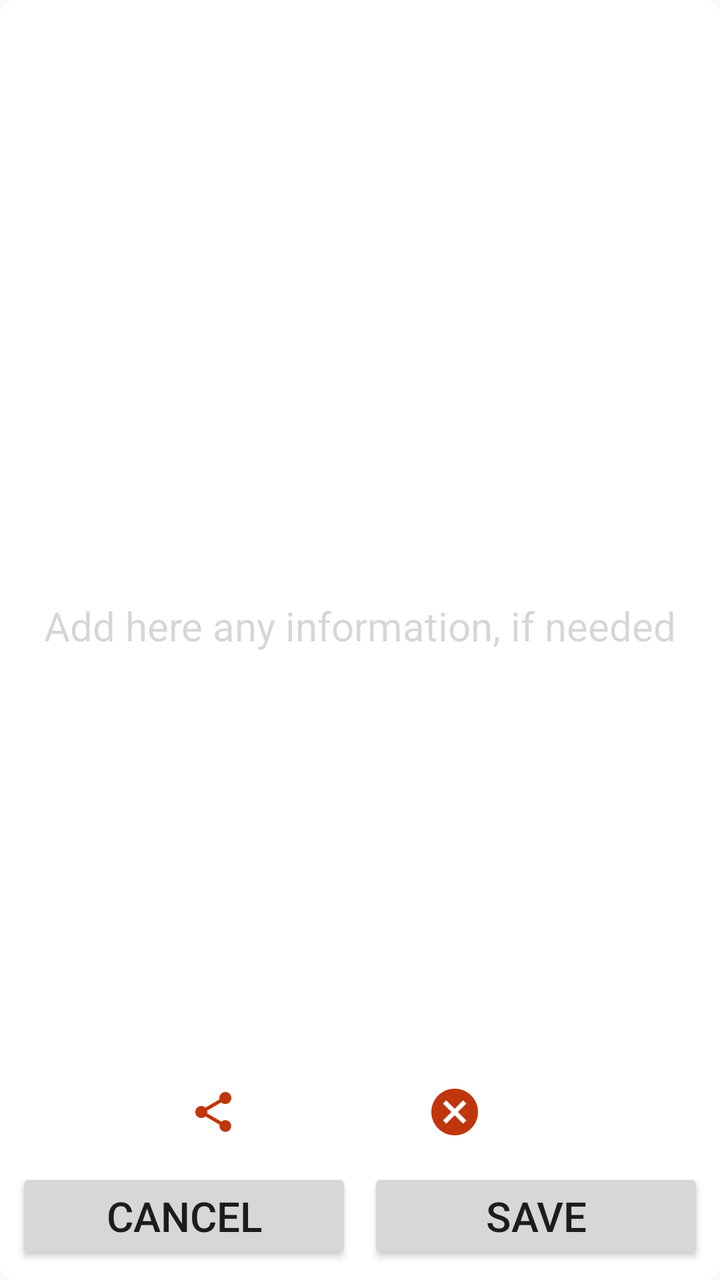
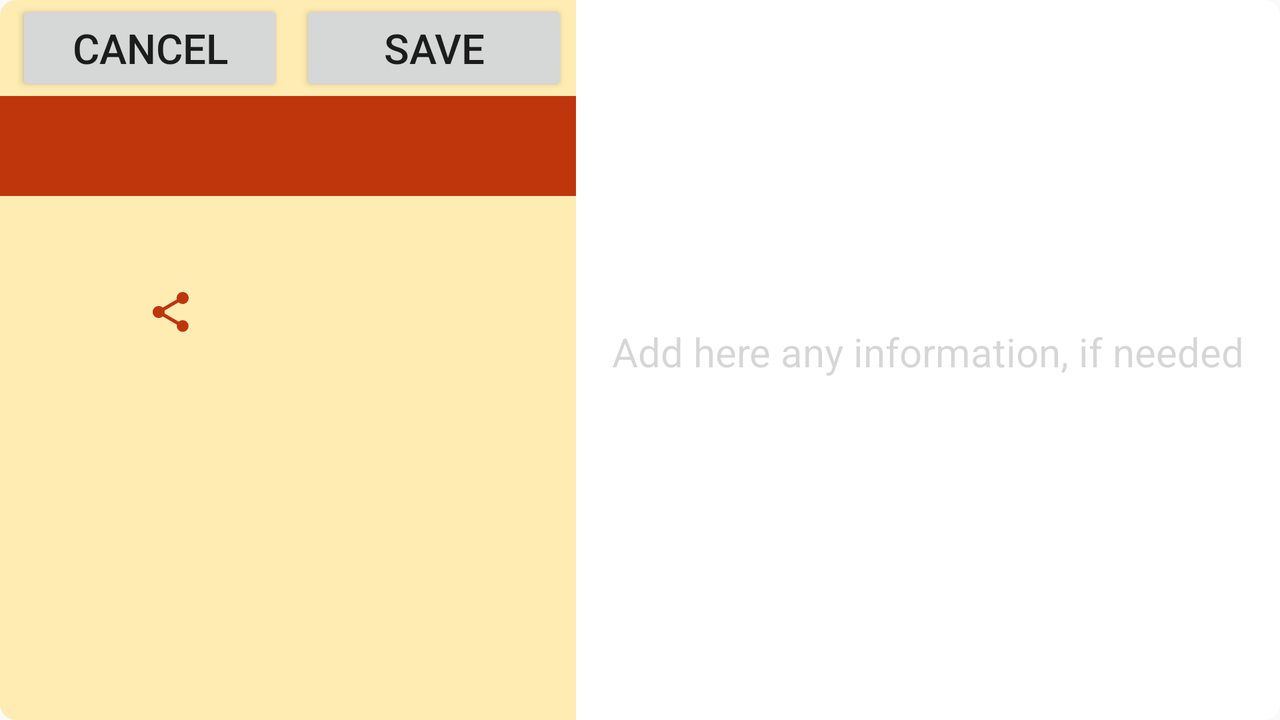

An Android layout and its configuration variant, each rendered on a device that would load it. The default file and the variant file are quoted in full after the pictures.
<!-- AndroidManifest.xml: application theme WFTheme -->
<!-- res/layout/dude_edit_fragment.xml -->
<?xml version="1.0" encoding="utf-8"?>
<android.support.constraint.ConstraintLayout xmlns:android="http://schemas.android.com/apk/res/android"
    android:layout_width="match_parent"
    android:layout_height="match_parent"
    android:clickable="false"
    xmlns:app="http://schemas.android.com/apk/res-auto"
    >

    <TextView
        android:id="@+id/dude_fragment_background"
        android:layout_width="match_parent"
        android:layout_height="match_parent"
        android:background="@drawable/background_fragment"
        app:layout_constraintLeft_toLeftOf="parent"
        app:layout_constraintRight_toRightOf="parent"
        app:layout_constraintTop_toTopOf="parent"
        app:layout_constraintBottom_toBottomOf="parent"
        />

    <android.support.constraint.Guideline
        android:id="@+id/dude_fragment_guide_vertical_50"
        android:layout_width="wrap_content"
        android:layout_height="wrap_content"
        android:orientation="vertical"
        app:layout_constraintGuide_percent="0.5"
        />

    <android.support.constraint.Guideline
        android:id="@+id/dude_fragment_guide_vertical_70"
        android:layout_width="wrap_content"
        android:layout_height="wrap_content"
        android:orientation="vertical"
        app:layout_constraintGuide_percent="0.7"
        />



    <TextView
        android:id="@+id/dude_fragment_color_header"
        android:layout_width="0dp"
        android:layout_height="50dp"
        android:background="@drawable/background_fragment_top_whore"
        app:layout_constraintLeft_toLeftOf="parent"
        app:layout_constraintRight_toRightOf="parent"
        app:layout_constraintTop_toTopOf="parent"
        />

    <TextView
        android:id="@+id/dude_fragment_textview_header"
        android:layout_width="0dp"
        android:layout_height="50dp"
        android:textColor="@color/colorPrimaryLight"
        android:textStyle="bold"
        android:paddingLeft="12dp"
        android:paddingRight="12dp"
        android:maxLines="1"
        app:autoSizeTextType="uniform"
        app:layout_constraintLeft_toLeftOf="parent"
        app:layout_constraintRight_toLeftOf="@id/dude_fragment_textview_index"
        app:layout_constraintTop_toTopOf="parent"
        />

    <TextView
        android:id="@+id/dude_fragment_textview_index"
        android:layout_width="60dp"
        android:layout_height="34dp"
        android:background="@drawable/background_fragment_index"
        android:textStyle="bold"
        android:gravity="center"
        android:layout_marginRight="8dp"
        android:layout_marginTop="8dp"
        android:maxLines="1"
        app:autoSizeTextType="uniform"
        app:layout_constraintRight_toRightOf="parent"
        app:layout_constraintTop_toTopOf="parent"
        />

    <Spinner
        android:id="@+id/dude_fragment_spinner_property"
        android:layout_width="0dp"
        android:layout_height="wrap_content"
        android:background="@color/colorPrimaryDark"
        app:layout_constraintLeft_toLeftOf="parent"
        app:layout_constraintRight_toRightOf="parent"
        app:layout_constraintTop_toBottomOf="@id/dude_fragment_textview_header"
        />


    <TextView
        android:id="@+id/dude_fragment_prompt_info"
        android:text="@string/info_prompt"
        android:textSize="20sp"
        android:layout_width="0dp"
        android:layout_height="0dp"
        android:layout_marginBottom="8dp"
        android:alpha="0.3"
        android:gravity="center"
        app:layout_constraintLeft_toLeftOf="parent"
        app:layout_constraintRight_toRightOf="parent"
        app:layout_constraintTop_toBottomOf="@id/dude_fragment_spinner_property"
        app:layout_constraintBottom_toTopOf="@id/dude_fragment_cancel_button"
        />

    <TextView
        android:id="@+id/dude_fragment_date_textview"

        android:layout_width="0dp"
        android:layout_height="30dp"

        android:gravity="center|left"
        android:paddingLeft="12dp"
        android:paddingRight="36dp"
        android:maxLines="1"
        app:autoSizeTextType="uniform"
        app:layout_constraintLeft_toLeftOf="parent"
        app:layout_constraintRight_toRightOf="parent"
        app:layout_constraintTop_toBottomOf="@id/dude_fragment_spinner_property"

        />


    <EditText
        android:id="@+id/dude_fragment_edittext_info"
        android:background="@android:color/transparent"
        android:layout_width="0dp"
        android:layout_height="0dp"
        android:imeOptions = "flagNoFullscreen"
        android:textCursorDrawable="@null"
        android:inputType="textCapSentences|textMultiLine"
        android:layout_marginBottom="8dp"
        android:gravity="top"
        android:paddingTop="12dp"
        android:paddingLeft="12dp"
        app:layout_constraintLeft_toLeftOf="parent"
        app:layout_constraintRight_toRightOf="parent"
        app:layout_constraintTop_toBottomOf="@id/dude_fragment_date_textview"
        app:layout_constraintBottom_toTopOf="@id/dude_fragment_icon_share"
        />

    <ImageView
        android:id="@+id/dude_fragment_icon_share"
        android:layout_width="24dp"
        android:layout_height="24dp"
        android:src="@drawable/ic_share_24dp_red"
        android:scaleType="centerCrop"
        android:layout_margin="16dp"
        app:layout_constraintLeft_toLeftOf="parent"
        app:layout_constraintRight_toLeftOf="@id/dude_fragment_icon_delete"
        app:layout_constraintTop_toBottomOf="@id/dude_fragment_edittext_info"
        app:layout_constraintBottom_toTopOf="@id/dude_fragment_cancel_button"
        />

    <ImageView
        android:id="@+id/dude_fragment_icon_delete"
        android:layout_width="28dp"
        android:layout_height="28dp"
        android:src="@drawable/ic_cancel_32dp_red"
        android:scaleType="centerCrop"
        android:layout_margin="16dp"
        app:layout_constraintLeft_toLeftOf="@id/dude_fragment_icon_share"
        app:layout_constraintRight_toRightOf="parent"
        app:layout_constraintTop_toTopOf="@id/dude_fragment_icon_share"
        app:layout_constraintBottom_toBottomOf="@id/dude_fragment_icon_share"
        />

    <Button
        android:id="@+id/dude_fragment_cancel_button"
        android:layout_width="0dp"
        android:layout_height="wrap_content"
        android:text="@string/button_cancel"
        android:layout_marginRight="4dp"
        android:layout_marginLeft="8dp"
        android:layout_marginBottom="8dp"
        android:maxLines="1"
        app:autoSizeTextType="uniform"
        app:layout_constraintTop_toBottomOf="@id/dude_fragment_icon_share"
        app:layout_constraintLeft_toLeftOf="parent"
        app:layout_constraintRight_toRightOf="@id/dude_fragment_guide_vertical_50"
        app:layout_constraintBottom_toBottomOf="parent"
        />

    <Button
        android:id="@+id/dude_fragment_save_button"
        android:layout_width="0dp"
        android:layout_height="wrap_content"
        android:text="@string/button_save"
        android:layout_marginLeft="4dp"
        android:layout_marginRight="8dp"
        android:layout_marginBottom="8dp"
        android:maxLines="1"
        app:autoSizeTextType="uniform"
        app:layout_constraintTop_toTopOf="@id/dude_fragment_cancel_button"
        app:layout_constraintLeft_toLeftOf="@id/dude_fragment_guide_vertical_50"
        app:layout_constraintRight_toRightOf="parent"
        app:layout_constraintBottom_toBottomOf="parent"
        />



</android.support.constraint.ConstraintLayout>
<!-- resources referenced by this layout -->
<resources>
  <color name="colorPrimaryDark">#FF6F00</color>
  <color name="colorPrimaryLight">#FFF8E1</color>
  <!-- drawable background_fragment (drawable) -->
  <?xml version="1.0" encoding="utf-8"?>
  <shape xmlns:android="http://schemas.android.com/apk/res/android"
      android:shape="rectangle"
      >
      <solid
          android:color="@android:color/white"
          />
      <corners
          android:radius="8dp"
          />
  
  </shape>
  <!-- drawable background_fragment_top_whore (drawable) -->
  <?xml version="1.0" encoding="utf-8"?>
  <shape xmlns:android="http://schemas.android.com/apk/res/android"
      android:shape="rectangle"
      >
      <solid
          android:color="@color/whore_dark_color"
          />
      <corners
          android:topLeftRadius="8dp"
          android:topRightRadius="8dp"
          />
  
  </shape>
  <!-- drawable ic_cancel_32dp_red (drawable) -->
  <vector
      android:height="32dp"
      android:viewportHeight="24.0"
      android:viewportWidth="24.0"
      android:width="32dp"
      xmlns:android="http://schemas.android.com/apk/res/android">
      <path android:fillColor="#BF360C"
          android:pathData="M12,2C6.47,2 2,6.47 2,12s4.47,10 10,10 10,-4.47 10,-10S17.53,2 12,2zM17,15.59L15.59,17 12,13.41 8.41,17 7,15.59 10.59,12 7,8.41 8.41,7 12,10.59 15.59,7 17,8.41 13.41,12 17,15.59z"/>
  </vector>
  <!-- drawable ic_share_24dp_red (drawable) -->
  <vector
      android:width="24dp"
      android:height="24dp"
      android:viewportHeight="24.0"
      android:viewportWidth="24.0"
      xmlns:android="http://schemas.android.com/apk/res/android"
      >
      <path
          android:fillColor="#BF360C"
          android:pathData="M18,16.08c-0.76,0 -1.44,0.3 -1.96,0.77L8.91,12.7c0.05,-0.23 0.09,-0.46 0.09,-0.7s-0.04,-0.47 -0.09,-0.7l7.05,-4.11c0.54,0.5 1.25,0.81 2.04,0.81 1.66,0 3,-1.34 3,-3s-1.34,-3 -3,-3 -3,1.34 -3,3c0,0.24 0.04,0.47 0.09,0.7L8.04,9.81C7.5,9.31 6.79,9 6,9c-1.66,0 -3,1.34 -3,3s1.34,3 3,3c0.79,0 1.5,-0.31 2.04,-0.81l7.12,4.16c-0.05,0.21 -0.08,0.43 -0.08,0.65 0,1.61 1.31,2.92 2.92,2.92 1.61,0 2.92,-1.31 2.92,-2.92s-1.31,-2.92 -2.92,-2.92z"
          />
  </vector>
  <string name="button_cancel">Cancel</string>
  <string name="button_save">Save</string>
  <string name="info_prompt">Add here any information, if needed</string>
  <style name="WFTheme" parent="Theme.AppCompat.Light.DarkActionBar">
  
          <item name="colorPrimary">@color/color_green1</item>
  
      </style>
</resources>
<!-- res/layout-land/dude_edit_fragment.xml (the repository's variant of the layout above) -->
<!-- drawn on the phone turned sideways -->
<?xml version="1.0" encoding="utf-8"?>
<android.support.constraint.ConstraintLayout xmlns:android="http://schemas.android.com/apk/res/android"
    android:layout_width="match_parent"
    android:layout_height="match_parent"
    xmlns:app="http://schemas.android.com/apk/res-auto">


    <TextView
        android:id="@+id/dude_fragment_background"
        android:layout_width="match_parent"
        android:layout_height="match_parent"
        android:background="@drawable/background_fragment"
        app:layout_constraintLeft_toLeftOf="parent"
        app:layout_constraintRight_toRightOf="parent"
        app:layout_constraintTop_toTopOf="parent"
        app:layout_constraintBottom_toBottomOf="parent"
        />

    <TextView
        android:id="@+id/land_dude_fragment_background_left"
        android:layout_width="0dp"
        android:layout_height="0dp"
        android:background="@drawable/land_background_fragment_left_whore"
        app:layout_constraintLeft_toLeftOf="parent"
        app:layout_constraintRight_toRightOf="@id/land_dude_fragment_guide_vertical_45"
        app:layout_constraintTop_toTopOf="parent"
        app:layout_constraintBottom_toBottomOf="parent"
        />

    <android.support.constraint.Guideline
        android:id="@+id/land_dude_fragment_guide_vertical_45"
        android:layout_width="wrap_content"
        android:layout_height="wrap_content"
        android:orientation="vertical"
        app:layout_constraintGuide_percent="0.45"
        />

    <android.support.constraint.Guideline
        android:id="@+id/land_dude_fragment_guide_horizontal_95"
        android:layout_width="wrap_content"
        android:layout_height="wrap_content"
        android:orientation="horizontal"
        app:layout_constraintGuide_percent="0.95"
        />


    <TextView
        android:id="@+id/dude_fragment_prompt_info"
        android:text="@string/info_prompt"
        android:textSize="20sp"
        android:layout_width="0dp"
        android:layout_height="0dp"
        android:layout_marginBottom="8dp"
        android:alpha="0.3"
        android:gravity="center"
        app:layout_constraintLeft_toLeftOf="@id/land_dude_fragment_guide_vertical_45"
        app:layout_constraintRight_toRightOf="parent"
        app:layout_constraintTop_toTopOf="parent"
        app:layout_constraintBottom_toBottomOf="parent"
        />

    <EditText
        android:id="@+id/dude_fragment_edittext_info"
        android:background="@android:color/transparent"
        android:imeOptions = "flagNoFullscreen"
        android:textCursorDrawable="@null"
        android:layout_width="0dp"
        android:layout_height="0dp"
        android:inputType="textCapSentences|textMultiLine"
        android:layout_marginBottom="8dp"
        android:gravity="top"
        android:paddingTop="12dp"
        android:paddingLeft="12dp"
        app:layout_constraintHeight_min="320dp"
        app:layout_constraintLeft_toLeftOf="@id/land_dude_fragment_guide_vertical_45"
        app:layout_constraintRight_toRightOf="parent"
        app:layout_constraintTop_toTopOf="parent"
        app:layout_constraintBottom_toBottomOf="parent"
        />

    <Button
        android:id="@+id/dude_fragment_cancel_button"
        android:layout_width="0dp"
        android:layout_height="wrap_content"
        android:text="@string/button_cancel"
        android:layout_marginLeft="8dp"
        android:layout_marginRight="4dp"
        android:layout_marginBottom="8dp"
        android:maxLines="1"
        app:autoSizeTextType="uniform"
        app:layout_constraintHorizontal_chainStyle="spread_inside"
        app:layout_constraintLeft_toLeftOf="parent"
        app:layout_constraintRight_toLeftOf="@id/dude_fragment_save_button"
        app:layout_constraintTop_toTopOf="parent"

        />

    <Button
        android:id="@+id/dude_fragment_save_button"
        android:layout_width="0dp"
        android:layout_height="wrap_content"
        android:text="@string/button_save"
        android:layout_marginLeft="4dp"
        android:layout_marginRight="4dp"
        android:layout_marginBottom="8dp"
        android:maxLines="1"
        app:autoSizeTextType="uniform"
        app:layout_constraintLeft_toRightOf="@id/dude_fragment_cancel_button"
        app:layout_constraintRight_toRightOf="@id/land_dude_fragment_guide_vertical_45"
        app:layout_constraintTop_toTopOf="parent"
        />

    <TextView
        android:id="@+id/dude_fragment_color_header"
        android:layout_width="0dp"
        android:layout_height="50dp"
        android:background="@color/colorOrangeDark"
        app:layout_constraintLeft_toLeftOf="parent"
        app:layout_constraintRight_toRightOf="@id/land_dude_fragment_guide_vertical_45"
        app:layout_constraintTop_toBottomOf="@id/dude_fragment_cancel_button"

        />

    <TextView
        android:id="@+id/dude_fragment_textview_header"
        android:layout_width="0dp"
        android:layout_height="50dp"
        android:textColor="@color/colorPrimaryLight"
        android:textStyle="bold"
        android:paddingLeft="12dp"
        android:paddingRight="12dp"
        android:maxLines="1"
        app:autoSizeTextType="uniform"
        app:layout_constraintLeft_toLeftOf="parent"
        app:layout_constraintRight_toLeftOf="@id/dude_fragment_textview_index"
        app:layout_constraintTop_toTopOf="@id/dude_fragment_color_header"
        />

    <TextView
        android:id="@+id/dude_fragment_textview_index"
        android:layout_width="60dp"
        android:layout_height="34dp"
        android:background="@drawable/background_fragment_index"
        android:textStyle="bold"
        android:gravity="center"
        android:layout_marginRight="8dp"
        android:layout_marginTop="8dp"
        android:maxLines="1"
        app:autoSizeTextType="uniform"
        app:layout_constraintRight_toRightOf="@id/land_dude_fragment_guide_vertical_45"
        app:layout_constraintTop_toTopOf="@id/dude_fragment_color_header"
        />

    <Spinner
        android:id="@+id/dude_fragment_spinner_property"
        android:layout_width="0dp"
        android:layout_height="wrap_content"
        android:background="@color/colorPrimaryDark"
        app:layout_constraintLeft_toLeftOf="parent"
        app:layout_constraintRight_toRightOf="@id/land_dude_fragment_guide_vertical_45"
        app:layout_constraintTop_toBottomOf="@id/dude_fragment_color_header"
        />


    <TextView
        android:id="@+id/dude_fragment_date_textview"
        android:layout_width="0dp"
        android:layout_height="30dp"
        android:gravity="center|left"
        android:paddingLeft="12dp"
        android:paddingRight="12dp"
        android:maxLines="1"
        app:autoSizeTextType="uniform"
        app:layout_constraintLeft_toLeftOf="parent"
        app:layout_constraintRight_toRightOf="@id/land_dude_fragment_guide_vertical_45"
        app:layout_constraintTop_toBottomOf="@id/dude_fragment_spinner_property"

        />


    <ImageView
        android:id="@+id/dude_fragment_icon_share"
        android:layout_width="24dp"
        android:layout_height="24dp"
        android:layout_margin="16dp"
        android:scaleType="centerCrop"
        android:src="@drawable/ic_share_24dp_red"
        app:layout_constraintLeft_toLeftOf="parent"
        app:layout_constraintRight_toLeftOf="@id/dude_fragment_icon_delete"
        app:layout_constraintTop_toBottomOf="@id/dude_fragment_date_textview"
        />

    <ImageView
        android:id="@+id/dude_fragment_icon_delete"
        android:layout_width="28dp"
        android:layout_height="28dp"
        android:src="@drawable/ic_cancel_32dp_red"
        android:scaleType="centerCrop"
        android:layout_margin="16dp"
        app:layout_constraintLeft_toRightOf="@id/dude_fragment_icon_share"
        app:layout_constraintRight_toRightOf="@id/land_dude_fragment_guide_vertical_45"
        app:layout_constraintTop_toTopOf="@id/dude_fragment_icon_share"
        app:layout_constraintBottom_toBottomOf="@id/dude_fragment_icon_share"
        />

</android.support.constraint.ConstraintLayout>
<!-- resources referenced by the variant -->
<!-- as the phone turned sideways resolves them -->
<resources>
  <color name="colorOrangeDark">#BF360C</color>
  <color name="colorPrimaryDark">#FF6F00</color>
  <color name="colorPrimaryLight">#FFF8E1</color>
  <!-- drawable background_fragment (drawable) -->
  <?xml version="1.0" encoding="utf-8"?>
  <shape xmlns:android="http://schemas.android.com/apk/res/android"
      android:shape="rectangle"
      >
      <solid
          android:color="@android:color/white"
          />
      <corners
          android:radius="8dp"
          />
  
  </shape>
  <!-- drawable ic_cancel_32dp_red (drawable) -->
  <vector
      android:height="32dp"
      android:viewportHeight="24.0"
      android:viewportWidth="24.0"
      android:width="32dp"
      xmlns:android="http://schemas.android.com/apk/res/android">
      <path android:fillColor="#BF360C"
          android:pathData="M12,2C6.47,2 2,6.47 2,12s4.47,10 10,10 10,-4.47 10,-10S17.53,2 12,2zM17,15.59L15.59,17 12,13.41 8.41,17 7,15.59 10.59,12 7,8.41 8.41,7 12,10.59 15.59,7 17,8.41 13.41,12 17,15.59z"/>
  </vector>
  <!-- drawable ic_share_24dp_red (drawable) -->
  <vector
      android:width="24dp"
      android:height="24dp"
      android:viewportHeight="24.0"
      android:viewportWidth="24.0"
      xmlns:android="http://schemas.android.com/apk/res/android"
      >
      <path
          android:fillColor="#BF360C"
          android:pathData="M18,16.08c-0.76,0 -1.44,0.3 -1.96,0.77L8.91,12.7c0.05,-0.23 0.09,-0.46 0.09,-0.7s-0.04,-0.47 -0.09,-0.7l7.05,-4.11c0.54,0.5 1.25,0.81 2.04,0.81 1.66,0 3,-1.34 3,-3s-1.34,-3 -3,-3 -3,1.34 -3,3c0,0.24 0.04,0.47 0.09,0.7L8.04,9.81C7.5,9.31 6.79,9 6,9c-1.66,0 -3,1.34 -3,3s1.34,3 3,3c0.79,0 1.5,-0.31 2.04,-0.81l7.12,4.16c-0.05,0.21 -0.08,0.43 -0.08,0.65 0,1.61 1.31,2.92 2.92,2.92 1.61,0 2.92,-1.31 2.92,-2.92s-1.31,-2.92 -2.92,-2.92z"
          />
  </vector>
  <!-- drawable land_background_fragment_left_whore (drawable) -->
  <?xml version="1.0" encoding="utf-8"?>
  <shape xmlns:android="http://schemas.android.com/apk/res/android"
      android:shape="rectangle"
      >
  
      <solid
          android:color="@color/colorAccent"
          />
  
      <corners
          android:topLeftRadius="8dp"
          android:bottomLeftRadius="8dp"
          />
  
  </shape>
  <string name="button_cancel">Cancel</string>
  <string name="button_save">Save</string>
  <string name="info_prompt">Add here any information, if needed</string>
  <style name="WFTheme" parent="Theme.AppCompat.Light.DarkActionBar">
  
          <item name="colorPrimary">@color/color_green1</item>
  
      </style>
  <color name="colorAccent">#FFECB3</color>
</resources>
